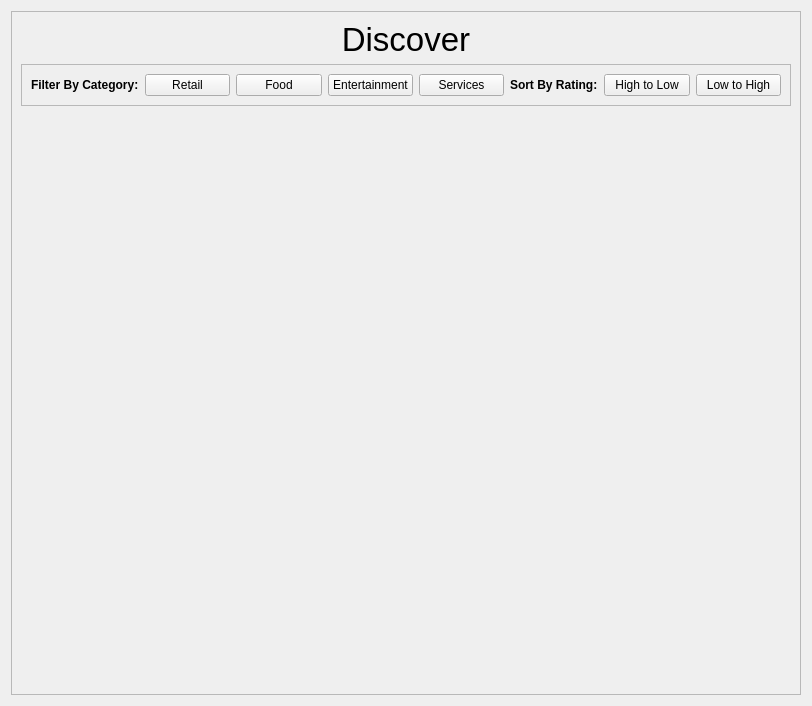
<?xml version="1.0" encoding="UTF-8"?>
<ui version="4.0">
 <class>Form</class>
 <widget class="QWidget" name="Form">
  <property name="geometry">
   <rect>
    <x>0</x>
    <y>0</y>
    <width>812</width>
    <height>706</height>
   </rect>
  </property>
  <property name="sizePolicy">
   <sizepolicy hsizetype="Expanding" vsizetype="Expanding">
    <horstretch>0</horstretch>
    <verstretch>0</verstretch>
   </sizepolicy>
  </property>
  <property name="windowTitle">
   <string>Form</string>
  </property>
  <layout class="QVBoxLayout" name="verticalLayout">
   <property name="sizeConstraint">
    <enum>QLayout::SizeConstraint::SetNoConstraint</enum>
   </property>
   <item>
    <widget class="QScrollArea" name="scrollArea">
     <property name="autoFillBackground">
      <bool>true</bool>
     </property>
     <property name="widgetResizable">
      <bool>true</bool>
     </property>
     <widget class="QWidget" name="scrollAreaWidgetContents_2">
      <property name="geometry">
       <rect>
        <x>0</x>
        <y>0</y>
        <width>790</width>
        <height>684</height>
       </rect>
      </property>
      <property name="sizePolicy">
       <sizepolicy hsizetype="Expanding" vsizetype="Expanding">
        <horstretch>0</horstretch>
        <verstretch>0</verstretch>
       </sizepolicy>
      </property>
      <property name="layoutDirection">
       <enum>Qt::LayoutDirection::LeftToRight</enum>
      </property>
      <layout class="QVBoxLayout" name="verticalLayout_2" stretch="0,0,8">
       <property name="leftMargin">
        <number>9</number>
       </property>
       <item>
        <widget class="QLabel" name="discover_label">
         <property name="enabled">
          <bool>true</bool>
         </property>
         <property name="font">
          <font>
           <pointsize>25</pointsize>
          </font>
         </property>
         <property name="text">
          <string>Discover</string>
         </property>
         <property name="textFormat">
          <enum>Qt::TextFormat::AutoText</enum>
         </property>
         <property name="scaledContents">
          <bool>false</bool>
         </property>
         <property name="alignment">
          <set>Qt::AlignmentFlag::AlignCenter</set>
         </property>
         <property name="wordWrap">
          <bool>false</bool>
         </property>
        </widget>
       </item>
       <item>
        <widget class="QFrame" name="search_options">
         <property name="frameShape">
          <enum>QFrame::Shape::StyledPanel</enum>
         </property>
         <property name="frameShadow">
          <enum>QFrame::Shadow::Raised</enum>
         </property>
         <layout class="QHBoxLayout" name="horizontalLayout">
          <item>
           <widget class="QLabel" name="filter_label">
            <property name="font">
             <font>
              <bold>true</bold>
             </font>
            </property>
            <property name="text">
             <string>Filter By Category:</string>
            </property>
           </widget>
          </item>
          <item>
           <widget class="QPushButton" name="retail_button">
            <property name="text">
             <string>Retail</string>
            </property>
           </widget>
          </item>
          <item>
           <widget class="QPushButton" name="food_button">
            <property name="text">
             <string>Food</string>
            </property>
           </widget>
          </item>
          <item>
           <widget class="QPushButton" name="entertainment_button">
            <property name="text">
             <string>Entertainment</string>
            </property>
           </widget>
          </item>
          <item>
           <widget class="QPushButton" name="services_button">
            <property name="text">
             <string>Services</string>
            </property>
           </widget>
          </item>
          <item>
           <widget class="QLabel" name="sort_label">
            <property name="font">
             <font>
              <bold>true</bold>
             </font>
            </property>
            <property name="text">
             <string>Sort By Rating:</string>
            </property>
           </widget>
          </item>
          <item>
           <widget class="QPushButton" name="ratings_descending_button">
            <property name="text">
             <string>High to Low</string>
            </property>
           </widget>
          </item>
          <item>
           <widget class="QPushButton" name="ratings_ascending_button">
            <property name="text">
             <string>Low to High</string>
            </property>
           </widget>
          </item>
         </layout>
        </widget>
       </item>
       <item>
        <widget class="QWidget" name="business_list" native="true">
         <layout class="QGridLayout" name="grid_layout"/>
        </widget>
       </item>
      </layout>
     </widget>
    </widget>
   </item>
  </layout>
 </widget>
 <resources/>
 <connections/>
</ui>
